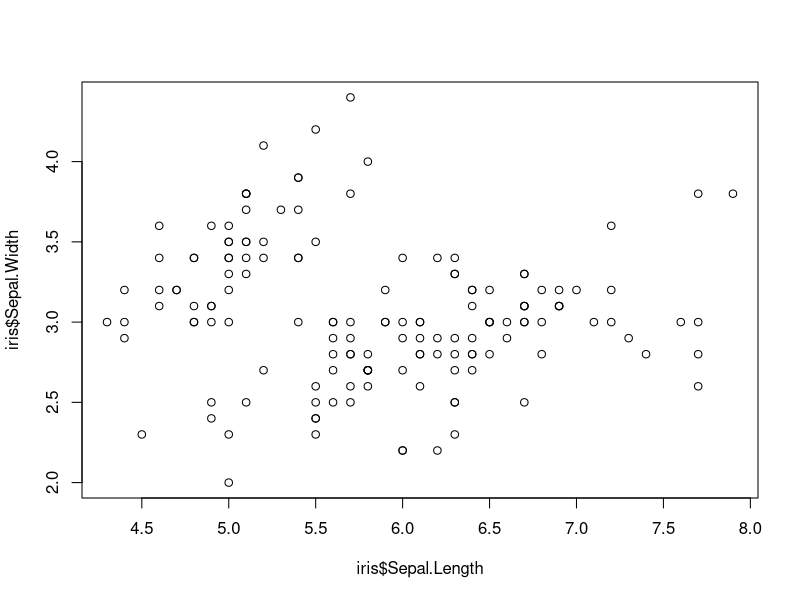
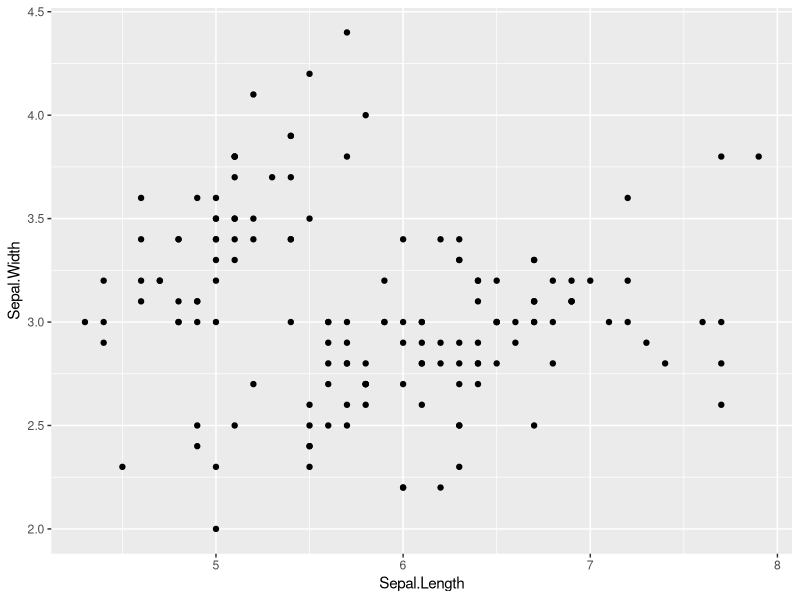
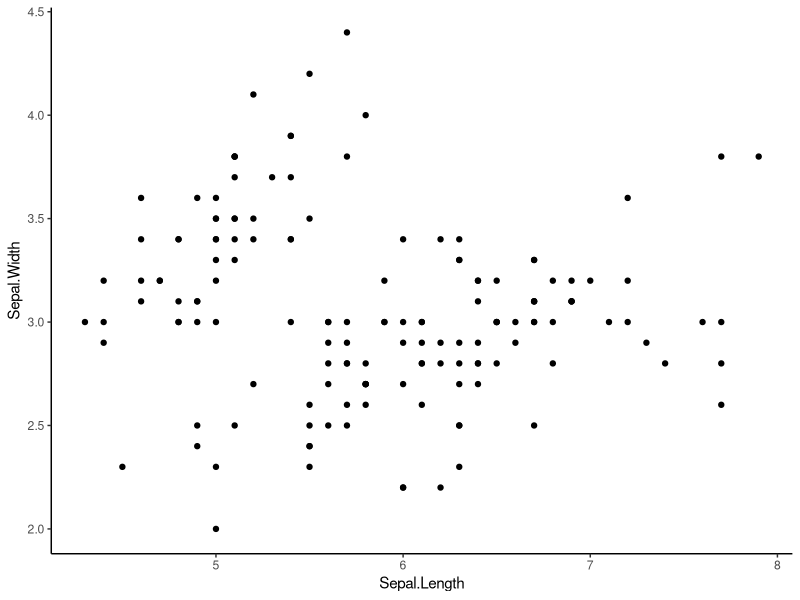
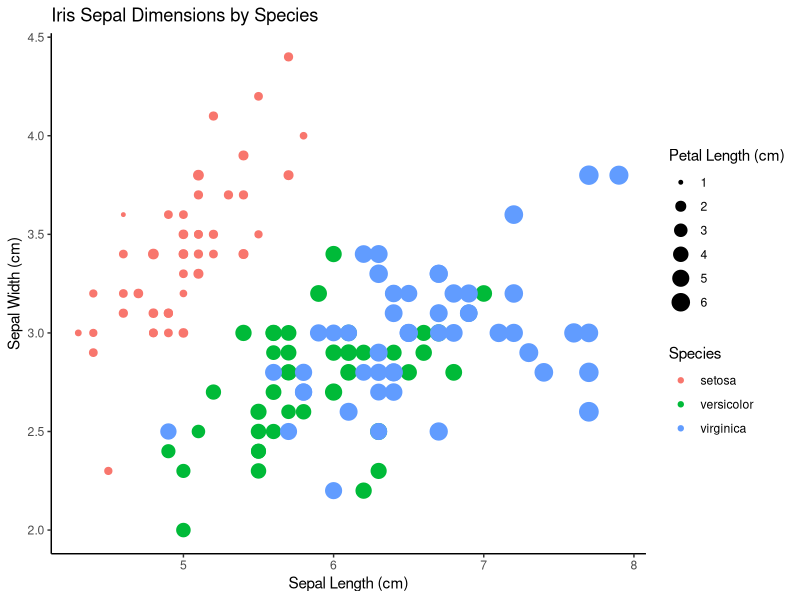

Here is the R script that generated these plots, in order:
#use built in iris dataset
#take a look at it 
head(iris)
#load in some tidyverse packages
library(tidyverse)

#####################################
##### Part 1: for loops         #####
#####################################

#Using only data for iris versicolor
#write a for loop
#that produces a regression table
#for each of the following relationships
#1. iris  sepal length x width
#2. iris  petal length x width
#3. iris sepal length x petal length

# hint: consider using a list, and also new vectors for regression variables

versicolor <- subset(iris, Species == "versicolor")
variables <- list(versicolor$Sepal.Length ~ versicolor$Sepal.Width, 
               versicolor$Petal.Length ~ versicolor$Petal.Width, 
               versicolor$Sepal.Length ~ versicolor$Petal.Length)
models <- list()

for (item in variables) {
  model <- lm(item, data = versicolor)
  print (summary(model))
  models[[deparse(item)]] <- summary(model)$coefficients 
}
#deparse adds the names of each model so i can differentiate
#converts formula to text 
models

#####################################
##### Part 2: data in dplyr     #####
#####################################
install.packages("dplyr")
library(dplyr)
#use dplyr to join data of maximum height
#to a new iris data frame
height <- data.frame(Species = c("virginica","setosa","versicolor"),
                     Height.cm = c(60,100,11.8))

iris_with_height <- left_join(iris, height, by = "Species")

#####################################
##### Part 3: plots in ggplot2  #####
#####################################
library(ggplot2)

#look at base R scatter plot
plot(iris$Sepal.Length,iris$Sepal.Width)

#3a. now make the same plot in ggplot
ggplot(iris, aes(x = Sepal.Length, y = Sepal.Width)) + geom_point()
#geom_point makes it a scatter plot

#3b. make a scatter plot with ggplot and get rid of  busy grid lines
ggplot(iris, aes(Sepal.Length, Sepal.Width)) + geom_point() + theme_classic()
#adding theme_classic gets rid of the ugly stuff (grid lines, color)

#3c. make a scatter plot with ggplot, remove grid lines, add a title and axis labels, 
#    show species by color, and make the point size proportional to petal length
ggplot(iris, aes(x = Sepal.Length, y = Sepal.Width, color = Species, size = Petal.Length)) + geom_point() + theme_classic() + 
  labs(title = "Iris Sepal Dimensions by Species", x = "Sepal Length (cm)", y = "Sepal Width (cm)", size = "Petal Length (cm)")

#####################################
##### Question: how did         #####
##### arguments differ between  #####
##### plot and ggplot?          #####
#####################################		